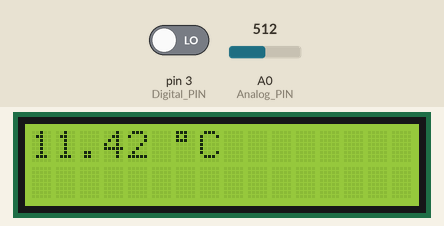
Simulated run of this sketch. Board: Arduino Uno, built with avr-gcc and run on an emulated ATmega328P. Parts: 16×2 character LCD. The test bench sets the inputs (shaded band); at power-on: A0 (Analog_PIN) = 512, pin 3 (Digital_PIN) LOW.

Above: at 1.2 s.
1.3 s: A0 (Analog_PIN) set to 716
At 2.5 s:
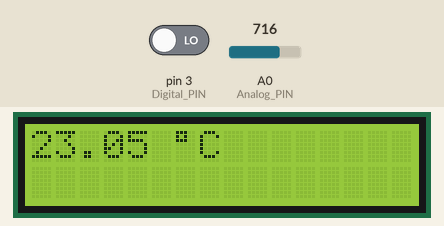
2.8 s: A0 (Analog_PIN) set to 900
At 3.2 s:
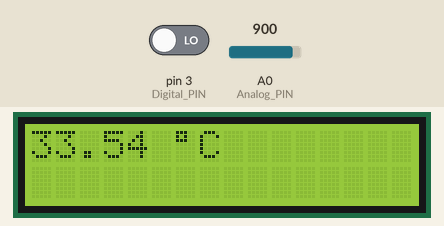
4.3 s: A0 (Analog_PIN) set to 1023
At 5.2 s:
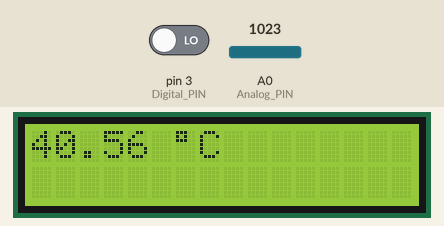
Timing chart, 0 to 7.3 s (numbered marks = the images above; inputs shaded):
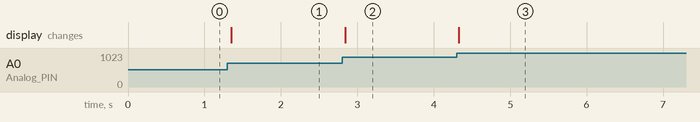

Measured:
- after the input at 1.3 s, the display: changes after 0.05 s (image 1)
- after the input at 2.8 s, the display: changes at once (image 2)
- after the input at 4.3 s, the display: changes at once (image 3)

The sketch:

NTC_4PIN_LCD_1602.ino
```cpp
#include <Wire.h>
#include <LiquidCrystal_I2C.h>

int Analog_PIN = A0; // Analog PIN A0
int Digital_PIN = 3; // Digital PIN 3

int Min_Temperature = -25;
int Max_Temperature = 80;

const float CURRENT = 5.0; // Volt DC
const float MAX_AD_VALUE = 1023.0; // Max Value for A/D Convertor

const float AD_VALUE_BY_VOLT = (MAX_AD_VALUE / 5.0) * CURRENT; // DO NOT CHANGE

LiquidCrystal_I2C lcd(0x27, 16, 2);

void setup ()
{
  pinMode (Analog_PIN, INPUT);
  pinMode (Digital_PIN, INPUT);

  //Serial.begin (9600); // serial output with 9600 bps

  // initialize the LCD,
  lcd.begin();
  // Turn on the blacklight and print a message.
  lcd.backlight();
}

// The program reads the current values at the input pins
// and outputs them at the serial output
void loop ()
{
  float Analog;
  float Tf;
  float Tc;
  int Digital;

  int Temp_Range = (abs(Min_Temperature) + abs(Max_Temperature));

  Analog = analogRead(Analog_PIN);
  Tf = Analog * (Temp_Range / AD_VALUE_BY_VOLT); // 0 - 1023 is Default Arduino 10 bit resolution for A/D Converter, https://www.arduino.cc/en/Tutorial/AnalogInputPins
  Tc = (Tf - 32) * 5/9; // Fahrenheit to Celsius Formula (32°F − 32) × 5/9 = 0°C
  Digital = digitalRead (Digital_PIN);

  //... and outputted here
  //Serial.print ("Analog value:"); Serial.print (Analog);
  //Serial.print ("Temp (F): "); Serial.print (Tf);
  //Serial.print ("Temp (C): "); Serial.print (Tc);
  //Serial.print ("Digital Value:"); Serial.print(Digital);
  //Serial.println ("----------------------------------------------------------------");
  lcd.clear();// clear previous values from screen
  lcd.setCursor(0, 0);
  lcd.print(Tc);
  lcd.setCursor(6,0);
  lcd.print((char)223);
  lcd.setCursor(7,0);
  lcd.print("C");

  delay (200);
}
```
